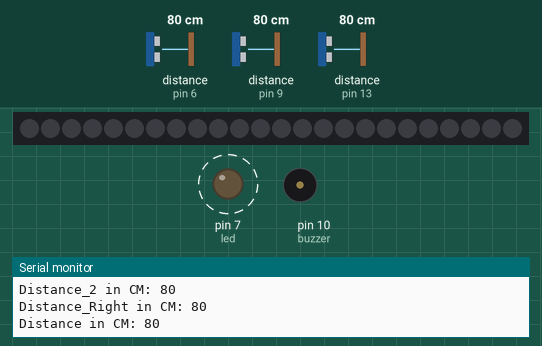
Simulated run of this sketch. Board: Arduino Uno, built with avr-gcc and run on an emulated ATmega328P. On the bench: 24 RGB LEDs in strip order, left to right, output pins drawn as LEDs (lit = HIGH), buzzer (waves = sounding), the last lines printed to the serial monitor. Dashed ring = blinking. The test bench sets the inputs (shaded band); at power-on: distance to the obstacle (sensors on pin 6, pin 9, pin 13) 80 cm.

Above: at 2.3 s.
2.4 s: distance to the obstacle (sensor on pin 6) set to 35 cm
At 4.6 s:
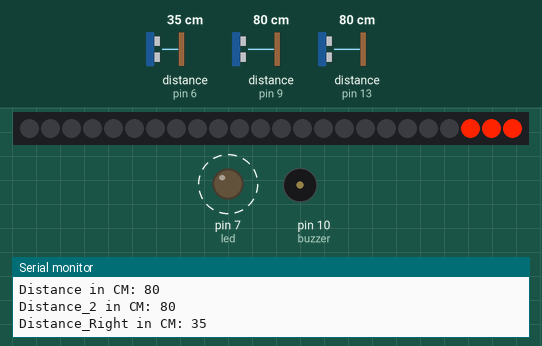
6.7 s: distance to the obstacle (sensor on pin 9) set to 54 cm
8.8 s: distance to the obstacle (sensor on pin 9) set to 50 cm
12.0 s: distance to the obstacle (sensor on pin 13) set to 96 cm
14.1 s: distance to the obstacle (sensor on pin 13) set to 103 cm
16.2 s: distance to the obstacle (sensor on pin 6) set to 2 cm
At 17.0 s:
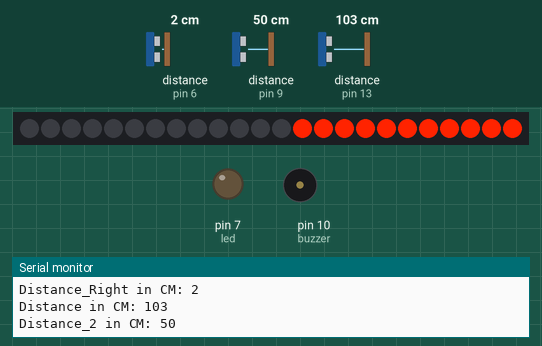
Timing chart, 0 to 19.2 s (numbered marks = the images above; inputs shaded):
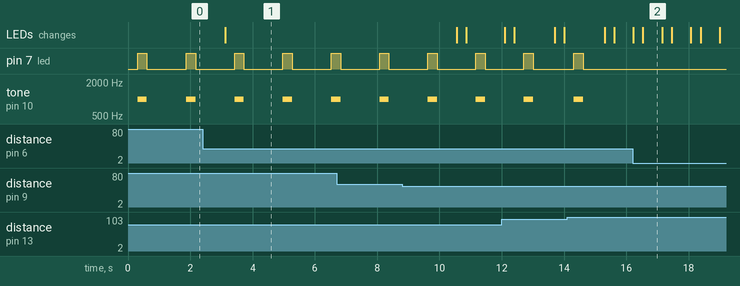

The sketch:

Sensor.ino
```cpp
#include <Ultrasonic.h>
#include <Adafruit_NeoPixel.h>

// Definerar ett object för varje ultrasonic sensor
Ultrasonic Blis_Left(8, 9); // pinnar för sensorn
Ultrasonic Blis_Right(5, 6); // pinnar för sensorn
Ultrasonic ultrasonic(12, 13); // pinnar för sensorn
int distance;
const int led = 7;
const int buzzer = 10;


//Definiera NeoPixel Pin och antal LED's
#define PIN 4
#define NUM_LEDS 24

//create a NeoPixel strip // Kod exempel
Adafruit_NeoPixel strip = Adafruit_NeoPixel(NUM_LEDS, PIN, NEO_GRB + NEO_KHZ800);

//här anropar jag strip.begin(); och  strip.show(); för att starta neopixel ringen
void setup() {
  Serial.begin(9600); // Startar kommunikation med datorn med en hastighet på 9600
  pinMode(led, OUTPUT); // initierar led pinnen
  strip.begin(); // initierar strip pinnarna
  strip.show(); // skickar data till led stripen

}

void loop() {
  // Här anropar jag min funktion för back sensorn, BLIS höger och BLIS vänster
  ultra_rear();
  Blis_L();
  Blis_R();


}

void ultra_rear() {
  // Få avståndet
  distance = ultrasonic.read();
  //skriva ut avståndet i terminalen med en delay på 300ms för att det inte ska lagga
  Serial.print("Distance in CM: ");
  Serial.println(distance);
  delay(300);

  //när sensorn upptäcker att den är i inom 100 cm då börjar den pipa långsamt
  if (distance > 100) {
    digitalWrite(led, LOW);
    noTone(buzzer);
  }

  // mellan 50 och 100 lite fortare pip
  if (50 < distance && distance <= 100) {
    digitalWrite(led, HIGH);
    tone(buzzer, 1000);
    delay(300);

    digitalWrite(led, LOW);
    noTone(buzzer);
    delay(distance * 4);


  }
  // mellan 25 och 50, ännu fortare
  if (25 < distance && distance <= 50) {
    digitalWrite(led, HIGH);
    tone(buzzer, 1000);
    delay(150);

    digitalWrite(led, LOW);
    noTone(buzzer);
    delay(distance * 3);


  }

  // mellan 13 och 25 Fortast
  if (13 < distance && distance <= 25) {
    digitalWrite(led, HIGH);
    tone(buzzer, 1000);
    delay(75);

    digitalWrite(led, LOW);
    noTone(buzzer);
    delay(distance * 2);


  }

  // här tjuter den konstant för att varna föraren att inte backa mer
  if (0 < distance && distance <= 13) {
    digitalWrite(led, HIGH);
    tone(buzzer, 1000);
  }
}


void Blis_L() {
  // Få avståndet
  distance = Blis_Left.read();

  Serial.print("Distance_2 in CM: ");
  Serial.println(distance);
  delay(300);

  //om avståndet är mer än 50 då ska alla leds på vänster sida vara av
  if (distance > 50) {
    for (int i = 0; i < NUM_LEDS / 2; i++) {
      strip.setPixelColor (i, 0, 0, 0);
      strip.show();
    }
  }

  // varje incriment på definitionsmängden är uppdelat för att representeras av 12 LED lampor var
  if (distance <= 50 && distance > 0) {

    //Cler neo gör så att alla lampor startas om inför varje avläsning så att när objektet går längre ur sikt så kan lamporna släckas i förhållande till det nya avståndet
    clear_neo(0, NUM_LEDS);
    for (int i = 0; i < map(distance, 50, 0, 0, NUM_LEDS / 2 ); i++) {
      strip.setPixelColor (i, 255, 35, 0);
      strip.show();
    }


  }
}
void Blis_R() {
  // Få avståndet
  distance = Blis_Right.read();

  Serial.print("Distance_Right in CM: ");
  Serial.println(distance);
  delay(300);

  //om avståndet är mer än 50 då ska alla leds på vänster sida vara av
  if (distance > 50) {
    // varje incriment på definitionsmängden är uppdelat för att representeras av 12 LED lampor var

    for (int i = 0; i < NUM_LEDS / 2; i++) {
      strip.setPixelColor (23 - i, 0, 0, 0);
      strip.show();
    }
  }

  // varje incriment på definitionsmängden är uppdelat för att representeras av 12 LED lampor var
  if (distance <= 50 && distance > 0) {

    clear_neo(NUM_LEDS / 2, NUM_LEDS);
    for (int i = 0; i < map(distance, 50, 0, 0, NUM_LEDS / 2 ); i++) {
      strip.setPixelColor (23 - i, 255, 35, 0);
      strip.show();
    }


  }
}

//Stänger av alla lampor
void clear_neo(int min, int max) {
  for (int i = min; i < max; i++)
    strip.setPixelColor(i, 0, 0, 0);
  strip.show();
}
```

Measured:
- after the input at 2.4 s, the LEDs: change after 0.72 s (image 1)
- after the input at 16.2 s, the LEDs: first differ from a run without the input after 0.34 s (image 2)
- by itself, pin 7 (led): alternates HIGH for 0.30 s and LOW for 1.3 s
- by itself, tone on pin 10 (buzzer): alternates 1000 Hz for 0.30 s and silent for 1.3 s
- what the display in image 2 shows lasts 0.6 s, from 16.5 s to 17.1 s
